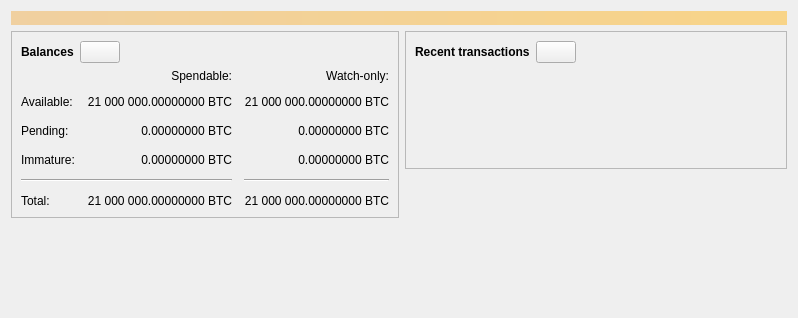
<?xml version="1.0" encoding="UTF-8"?>
<ui version="4.0">
 <class>OverviewPage</class>
 <widget class="QWidget" name="OverviewPage">
  <property name="geometry">
   <rect>
    <x>0</x>
    <y>0</y>
    <width>798</width>
    <height>318</height>
   </rect>
  </property>
  <property name="windowTitle">
   <string>Form</string>
  </property>
  <layout class="QVBoxLayout" name="topLayout">
   <item>
    <widget class="QLabel" name="labelAlerts">
     <property name="visible">
      <bool>false</bool>
     </property>
     <property name="styleSheet">
      <string notr="true">QLabel { background-color: qlineargradient(x1: 0, y1: 0, x2: 1, y2: 0, stop:0 #F0D0A0, stop:1 #F8D488); color:#000000; }</string>
     </property>
     <property name="wordWrap">
      <bool>true</bool>
     </property>
     <property name="margin">
      <number>3</number>
     </property>
     <property name="textInteractionFlags">
      <set>Qt::TextSelectableByMouse</set>
     </property>
    </widget>
   </item>
   <item>
    <layout class="QHBoxLayout" name="horizontalLayout" stretch="1,1">
     <item>
      <layout class="QVBoxLayout" name="verticalLayout_2">
       <item>
        <widget class="QFrame" name="frame">
         <property name="frameShape">
          <enum>QFrame::StyledPanel</enum>
         </property>
         <property name="frameShadow">
          <enum>QFrame::Raised</enum>
         </property>
         <layout class="QVBoxLayout" name="verticalLayout_4">
          <item>
           <layout class="QHBoxLayout" name="horizontalLayout_4">
            <item>
             <widget class="QLabel" name="label_5">
              <property name="font">
               <font>
                <weight>75</weight>
                <bold>true</bold>
               </font>
              </property>
              <property name="text">
               <string>Balances</string>
              </property>
             </widget>
            </item>
            <item>
             <widget class="QPushButton" name="labelWalletStatus">
              <property name="enabled">
               <bool>true</bool>
              </property>
              <property name="maximumSize">
               <size>
                <width>45</width>
                <height>16777215</height>
               </size>
              </property>
              <property name="toolTip">
               <string>The displayed information may be out of date. Your wallet automatically synchronizes with the TerraAustralis network after a connection is established, but this process has not completed yet.</string>
              </property>
              <property name="text">
               <string/>
              </property>
              <property name="icon">
               <iconset resource="../bitcoin.qrc">
                <normaloff>:/icons/warning</normaloff>
                <disabledoff>:/icons/warning</disabledoff>:/icons/warning</iconset>
              </property>
              <property name="iconSize">
               <size>
                <width>24</width>
                <height>24</height>
               </size>
              </property>
             </widget>
            </item>
            <item>
             <spacer name="horizontalSpacer_3">
              <property name="orientation">
               <enum>Qt::Horizontal</enum>
              </property>
              <property name="sizeHint" stdset="0">
               <size>
                <width>40</width>
                <height>20</height>
               </size>
              </property>
             </spacer>
            </item>
           </layout>
          </item>
          <item>
           <layout class="QGridLayout" name="gridLayout">
            <property name="spacing">
             <number>12</number>
            </property>
            <item row="2" column="2">
             <widget class="QLabel" name="labelWatchPending">
              <property name="cursor">
               <cursorShape>IBeamCursor</cursorShape>
              </property>
              <property name="toolTip">
               <string>Unconfirmed transactions to watch-only addresses</string>
              </property>
              <property name="text">
               <string notr="true">0.00000000 BTC</string>
              </property>
              <property name="alignment">
               <set>Qt::AlignRight|Qt::AlignTrailing|Qt::AlignVCenter</set>
              </property>
              <property name="textInteractionFlags">
               <set>Qt::LinksAccessibleByMouse|Qt::TextSelectableByKeyboard|Qt::TextSelectableByMouse</set>
              </property>
             </widget>
            </item>
            <item row="2" column="1">
             <widget class="QLabel" name="labelUnconfirmed">
              <property name="cursor">
               <cursorShape>IBeamCursor</cursorShape>
              </property>
              <property name="toolTip">
               <string>Total of transactions that have yet to be confirmed, and do not yet count toward the spendable balance</string>
              </property>
              <property name="text">
               <string notr="true">0.00000000 BTC</string>
              </property>
              <property name="alignment">
               <set>Qt::AlignRight|Qt::AlignTrailing|Qt::AlignVCenter</set>
              </property>
              <property name="textInteractionFlags">
               <set>Qt::LinksAccessibleByMouse|Qt::TextSelectableByKeyboard|Qt::TextSelectableByMouse</set>
              </property>
             </widget>
            </item>
            <item row="3" column="2">
             <widget class="QLabel" name="labelWatchImmature">
              <property name="cursor">
               <cursorShape>IBeamCursor</cursorShape>
              </property>
              <property name="toolTip">
               <string>Mined balance in watch-only addresses that has not yet matured</string>
              </property>
              <property name="text">
               <string notr="true">0.00000000 BTC</string>
              </property>
              <property name="alignment">
               <set>Qt::AlignRight|Qt::AlignTrailing|Qt::AlignVCenter</set>
              </property>
              <property name="textInteractionFlags">
               <set>Qt::LinksAccessibleByMouse|Qt::TextSelectableByKeyboard|Qt::TextSelectableByMouse</set>
              </property>
             </widget>
            </item>
            <item row="4" column="0" colspan="2">
             <widget class="Line" name="line">
              <property name="orientation">
               <enum>Qt::Horizontal</enum>
              </property>
             </widget>
            </item>
            <item row="4" column="2">
             <widget class="Line" name="lineWatchBalance">
              <property name="sizePolicy">
               <sizepolicy hsizetype="Preferred" vsizetype="Fixed">
                <horstretch>0</horstretch>
                <verstretch>0</verstretch>
               </sizepolicy>
              </property>
              <property name="minimumSize">
               <size>
                <width>140</width>
                <height>0</height>
               </size>
              </property>
              <property name="orientation">
               <enum>Qt::Horizontal</enum>
              </property>
             </widget>
            </item>
            <item row="5" column="0">
             <widget class="QLabel" name="labelTotalText">
              <property name="text">
               <string>Total:</string>
              </property>
             </widget>
            </item>
            <item row="3" column="1">
             <widget class="QLabel" name="labelImmature">
              <property name="cursor">
               <cursorShape>IBeamCursor</cursorShape>
              </property>
              <property name="toolTip">
               <string>Mined balance that has not yet matured</string>
              </property>
              <property name="text">
               <string notr="true">0.00000000 BTC</string>
              </property>
              <property name="alignment">
               <set>Qt::AlignRight|Qt::AlignTrailing|Qt::AlignVCenter</set>
              </property>
              <property name="textInteractionFlags">
               <set>Qt::LinksAccessibleByMouse|Qt::TextSelectableByKeyboard|Qt::TextSelectableByMouse</set>
              </property>
             </widget>
            </item>
            <item row="2" column="3">
             <spacer name="horizontalSpacer_2">
              <property name="orientation">
               <enum>Qt::Horizontal</enum>
              </property>
              <property name="sizeHint" stdset="0">
               <size>
                <width>40</width>
                <height>20</height>
               </size>
              </property>
             </spacer>
            </item>
            <item row="3" column="0">
             <widget class="QLabel" name="labelImmatureText">
              <property name="text">
               <string>Immature:</string>
              </property>
             </widget>
            </item>
            <item row="5" column="1">
             <widget class="QLabel" name="labelTotal">
              <property name="cursor">
               <cursorShape>IBeamCursor</cursorShape>
              </property>
              <property name="toolTip">
               <string>Your current total balance</string>
              </property>
              <property name="text">
               <string notr="true">21 000 000.00000000 BTC</string>
              </property>
              <property name="alignment">
               <set>Qt::AlignRight|Qt::AlignTrailing|Qt::AlignVCenter</set>
              </property>
              <property name="textInteractionFlags">
               <set>Qt::LinksAccessibleByMouse|Qt::TextSelectableByKeyboard|Qt::TextSelectableByMouse</set>
              </property>
             </widget>
            </item>
            <item row="5" column="2">
             <widget class="QLabel" name="labelWatchTotal">
              <property name="cursor">
               <cursorShape>IBeamCursor</cursorShape>
              </property>
              <property name="toolTip">
               <string>Current total balance in watch-only addresses</string>
              </property>
              <property name="text">
               <string notr="true">21 000 000.00000000 BTC</string>
              </property>
              <property name="alignment">
               <set>Qt::AlignRight|Qt::AlignTrailing|Qt::AlignVCenter</set>
              </property>
              <property name="textInteractionFlags">
               <set>Qt::LinksAccessibleByMouse|Qt::TextSelectableByKeyboard|Qt::TextSelectableByMouse</set>
              </property>
             </widget>
            </item>
            <item row="0" column="2">
             <widget class="QLabel" name="labelWatchonly">
              <property name="text">
               <string>Watch-only:</string>
              </property>
              <property name="alignment">
               <set>Qt::AlignRight|Qt::AlignTrailing|Qt::AlignVCenter</set>
              </property>
             </widget>
            </item>
            <item row="1" column="0">
             <widget class="QLabel" name="labelBalanceText">
              <property name="text">
               <string>Available:</string>
              </property>
             </widget>
            </item>
            <item row="1" column="1">
             <widget class="QLabel" name="labelBalance">
              <property name="cursor">
               <cursorShape>IBeamCursor</cursorShape>
              </property>
              <property name="toolTip">
               <string>Your current spendable balance</string>
              </property>
              <property name="text">
               <string notr="true">21 000 000.00000000 BTC</string>
              </property>
              <property name="alignment">
               <set>Qt::AlignRight|Qt::AlignTrailing|Qt::AlignVCenter</set>
              </property>
              <property name="textInteractionFlags">
               <set>Qt::LinksAccessibleByMouse|Qt::TextSelectableByKeyboard|Qt::TextSelectableByMouse</set>
              </property>
             </widget>
            </item>
            <item row="1" column="2">
             <widget class="QLabel" name="labelWatchAvailable">
              <property name="cursor">
               <cursorShape>IBeamCursor</cursorShape>
              </property>
              <property name="toolTip">
               <string>Your current balance in watch-only addresses</string>
              </property>
              <property name="text">
               <string notr="true">21 000 000.00000000 BTC</string>
              </property>
              <property name="alignment">
               <set>Qt::AlignRight|Qt::AlignTrailing|Qt::AlignVCenter</set>
              </property>
              <property name="textInteractionFlags">
               <set>Qt::LinksAccessibleByMouse|Qt::TextSelectableByKeyboard|Qt::TextSelectableByMouse</set>
              </property>
             </widget>
            </item>
            <item row="2" column="0">
             <widget class="QLabel" name="labelPendingText">
              <property name="text">
               <string>Pending:</string>
              </property>
             </widget>
            </item>
            <item row="0" column="1">
             <widget class="QLabel" name="labelSpendable">
              <property name="text">
               <string>Spendable:</string>
              </property>
              <property name="alignment">
               <set>Qt::AlignRight|Qt::AlignTrailing|Qt::AlignVCenter</set>
              </property>
             </widget>
            </item>
           </layout>
          </item>
         </layout>
        </widget>
       </item>
       <item>
        <spacer name="verticalSpacer">
         <property name="orientation">
          <enum>Qt::Vertical</enum>
         </property>
         <property name="sizeHint" stdset="0">
          <size>
           <width>20</width>
           <height>40</height>
          </size>
         </property>
        </spacer>
       </item>
      </layout>
     </item>
     <item>
      <layout class="QVBoxLayout" name="verticalLayout_3">
       <item>
        <widget class="QFrame" name="frame_2">
         <property name="frameShape">
          <enum>QFrame::StyledPanel</enum>
         </property>
         <property name="frameShadow">
          <enum>QFrame::Raised</enum>
         </property>
         <layout class="QVBoxLayout" name="verticalLayout">
          <item>
           <layout class="QHBoxLayout" name="horizontalLayout_2">
            <item>
             <widget class="QLabel" name="label_4">
              <property name="font">
               <font>
                <weight>75</weight>
                <bold>true</bold>
               </font>
              </property>
              <property name="text">
               <string>Recent transactions</string>
              </property>
             </widget>
            </item>
            <item>
             <widget class="QPushButton" name="labelTransactionsStatus">
              <property name="enabled">
               <bool>true</bool>
              </property>
              <property name="maximumSize">
               <size>
                <width>45</width>
                <height>16777215</height>
               </size>
              </property>
              <property name="toolTip">
               <string>The displayed information may be out of date. Your wallet automatically synchronizes with the TerraAustralis network after a connection is established, but this process has not completed yet.</string>
              </property>
              <property name="text">
               <string/>
              </property>
              <property name="icon">
               <iconset resource="../bitcoin.qrc">
                <normaloff>:/icons/warning</normaloff>
                <disabledoff>:/icons/warning</disabledoff>:/icons/warning</iconset>
              </property>
              <property name="iconSize">
               <size>
                <width>24</width>
                <height>24</height>
               </size>
              </property>
             </widget>
            </item>
            <item>
             <spacer name="horizontalSpacer">
              <property name="orientation">
               <enum>Qt::Horizontal</enum>
              </property>
              <property name="sizeHint" stdset="0">
               <size>
                <width>40</width>
                <height>20</height>
               </size>
              </property>
             </spacer>
            </item>
           </layout>
          </item>
          <item>
           <widget class="TransactionOverviewWidget" name="listTransactions">
            <property name="styleSheet">
             <string notr="true">QListView { background: transparent; }</string>
            </property>
            <property name="frameShape">
             <enum>QFrame::NoFrame</enum>
            </property>
            <property name="verticalScrollBarPolicy">
             <enum>Qt::ScrollBarAlwaysOff</enum>
            </property>
            <property name="horizontalScrollBarPolicy">
             <enum>Qt::ScrollBarAlwaysOff</enum>
            </property>
            <property name="sizeAdjustPolicy">
             <enum>QAbstractScrollArea::AdjustToContents</enum>
            </property>
            <property name="selectionMode">
             <enum>QAbstractItemView::NoSelection</enum>
            </property>
            <property name="uniformItemSizes">
             <bool>true</bool>
            </property>
           </widget>
          </item>
         </layout>
        </widget>
       </item>
       <item>
        <spacer name="verticalSpacer_2">
         <property name="orientation">
          <enum>Qt::Vertical</enum>
         </property>
         <property name="sizeHint" stdset="0">
          <size>
           <width>20</width>
           <height>40</height>
          </size>
         </property>
        </spacer>
       </item>
      </layout>
     </item>
    </layout>
   </item>
  </layout>
 </widget>
 <customwidgets>
  <customwidget>
   <class>TransactionOverviewWidget</class>
   <extends>QListView</extends>
   <header>qt/transactionoverviewwidget.h</header>
  </customwidget>
 </customwidgets>
 <resources/>
 <connections/>
</ui>
